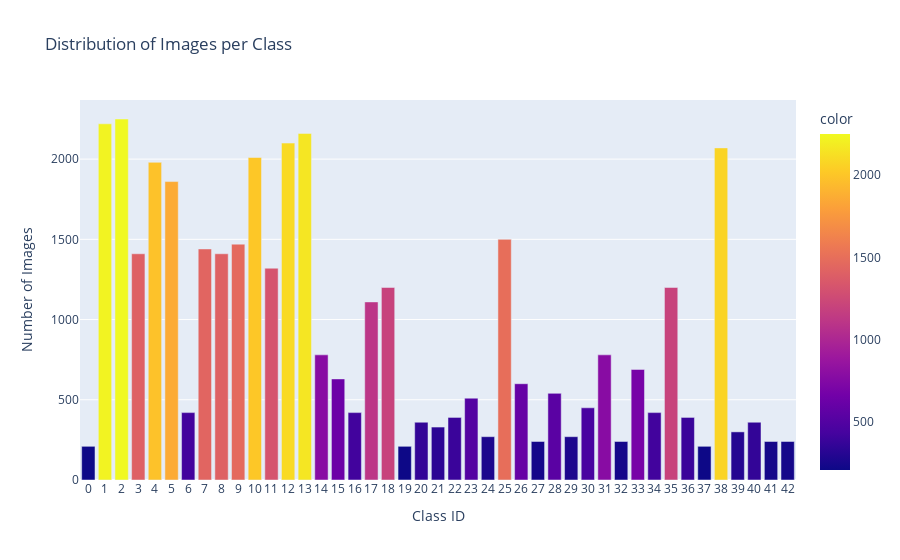

Notebook source saved alongside this figure:
### Markdown cell above
## EDA

### Code cell
# Install required nbformat for proper notebook rendering
%pip install "nbformat>=4.2.0"

# Visualizing Class Distribution
import plotly.express as px

# Path to your training data (use raw string to avoid unicode escape issues)
train_path = r'C:\Users\judew\OneDrive\Desktop\Zindua\Traffic_sign_recogntion project\dataset\Train'
data_list = []
classes = []

for i in range(43):
    path = os.path.join(train_path, str(i))
    images = os.listdir(path)
    data_list.append(len(images))
    classes.append(str(i))

# Creating a beautiful bar chart for distribution
fig = px.bar(x=classes, y=data_list, labels={'x': 'Class ID', 'y': 'Number of Images'},
             title='Distribution of Images per Class', color=data_list)
fig.show()

### Figure 1 — Plotly figure (JSON) as saved in the notebook; plotly's stock layout.template omitted (floating-point values rounded to 4 significant figures)
{"data": [{"hovertemplate": "Class ID=%{x}<br>Number of Images=%{y}<br>color=%{marker.color}<extra></extra>", "legendgroup": "", "marker": {"color": [210, 2220, 2250, 1410, 1980, 1860, 420, 1440, 1410, 1470, 2010, 1320, 2100, 2160, 780, 630, 420, 1110, 1200, 210, 360, 330, 390, 510, 270, 1500, 600, 240, 540, 270, 450, 780, 240, 689, 420, 1200, 390, 210, 2070, 300, 360, 240, 240], "coloraxis": "coloraxis", "pattern": {"shape": ""}}, "name": "", "orientation": "v", "showlegend": false, "textposition": "auto", "type": "bar", "x": ["0", "1", "2", "3", "4", "5", "6", "7", "8", "9", "10", "11", "12", "13", "14", "15", "16", "17", "18", "19", "20", "21", "22", "23", "24", "25", "26", "27", "28", "29", "30", "31", "32", "33", "34", "35", "36", "37", "38", "39", "40", "41", "42"], "xaxis": "x", "y": [210, 2220, 2250, 1410, 1980, 1860, 420, 1440, 1410, 1470, 2010, 1320, 2100, 2160, 780, 630, 420, 1110, 1200, 210, 360, 330, 390, 510, 270, 1500, 600, 240, 540, 270, 450, 780, 240, 689, 420, 1200, 390, 210, 2070, 300, 360, 240, 240], "yaxis": "y"}], "layout": {"barmode": "relative", "coloraxis": {"colorbar": {"title": {"text": "color"}}, "colorscale": [[0, "#0d0887"], [0.1111, "#46039f"], [0.2222, "#7201a8"], [0.3333, "#9c179e"], [0.4444, "#bd3786"], [0.5556, "#d8576b"], [0.6667, "#ed7953"], [0.7778, "#fb9f3a"], [0.8889, "#fdca26"], [1, "#f0f921"]]}, "legend": {"tracegroupgap": 0}, "title": {"text": "Distribution of Images per Class"}, "xaxis": {"anchor": "y", "domain": [0, 1], "title": {"text": "Class ID"}}, "yaxis": {"anchor": "x", "domain": [0, 1], "title": {"text": "Number of Images"}}}}
